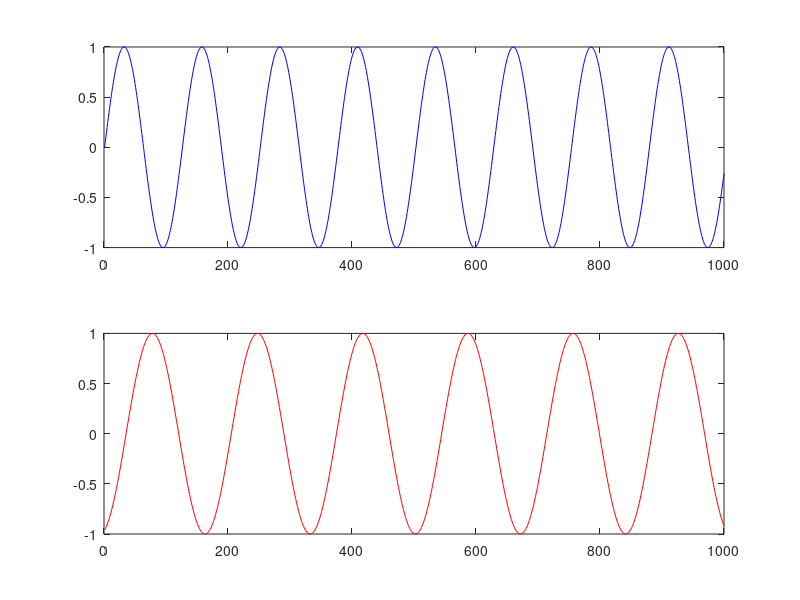
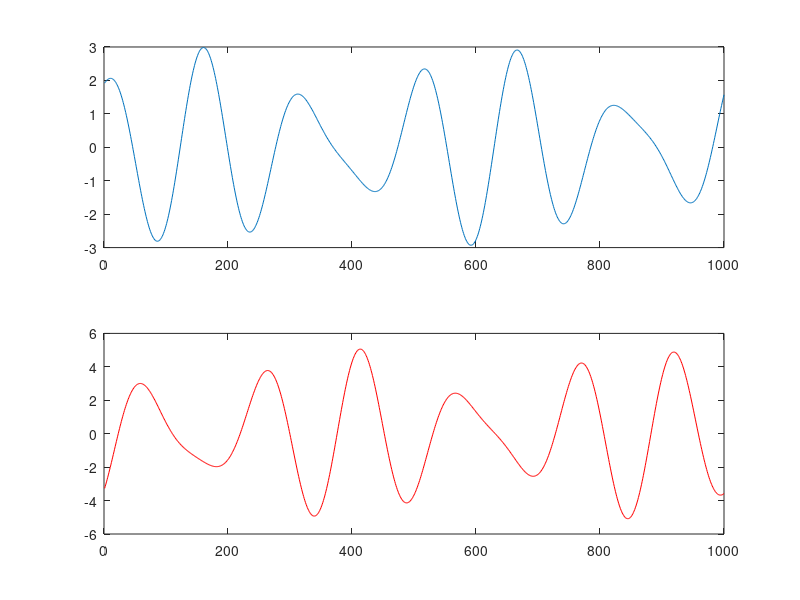

The MATLAB script that drew these images, in order: (Note: this script raises an error after producing the figures.)
clear;
close all;

A = sin(linspace(0,50, 1000));   % A
B = sin(linspace(0,37, 1000)+5); % B
figure; 
subplot(2,1,1); plot(A, 'b');         % plot A
subplot(2,1,2); plot(B, 'r');    % plot B

M1 = A - 2*B;                  % mixing 1
M2 = 1.73*A+3.41*B;            % mixing 2
figure;
subplot(2,1,1); plot(M1);      % plot mixing 1
subplot(2,1,2); plot(M2, 'r'); % plot mixing 2

figure;
C = fastica([M1;M2]);              % compute and plot unminxing using fastICA	
subplot(1,3,1); plot(C, 'g');
subplot(1,3,2); plot(A, 'b');
subplot(1,3,3); plot(B, 'r');
